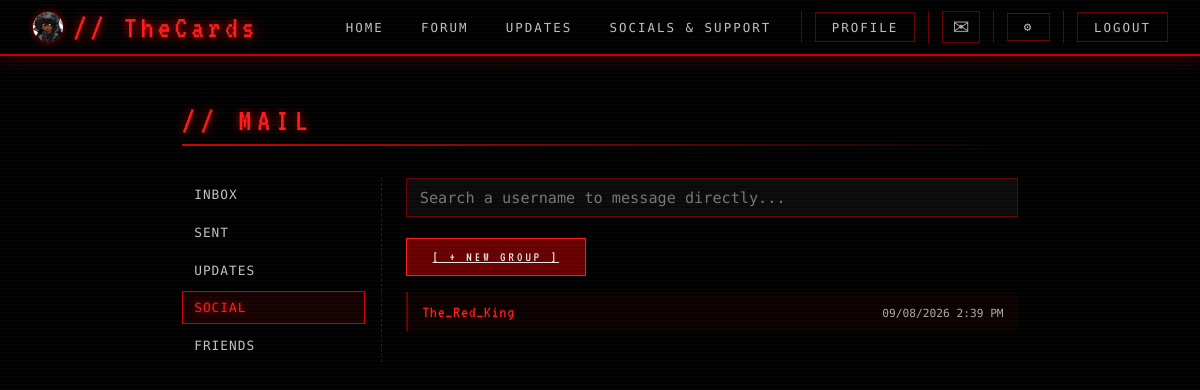
The app's page /mail/social/ (signed in), older data.
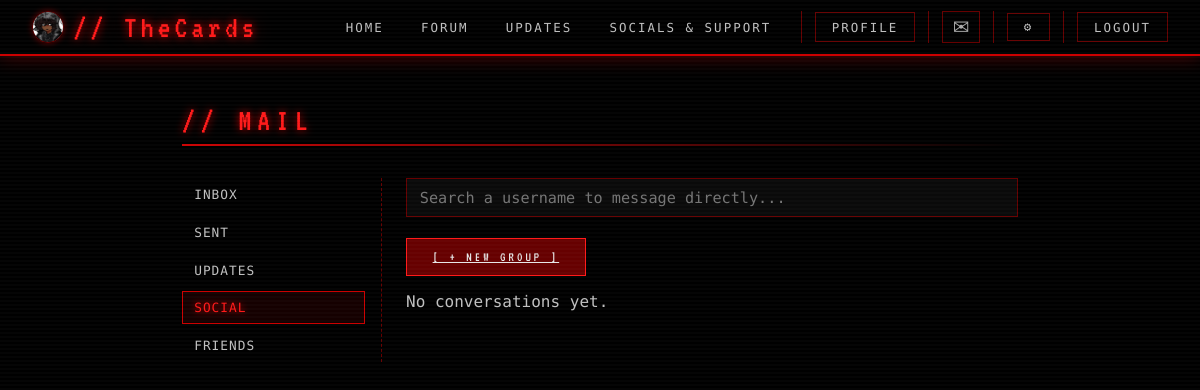
The same page, newer data.
### accounts/models.py (models this page shows, shortened)
class CustomUser(AbstractUser):
    ROLE_HACKER = 'Hacker'
    ROLE_AGENT = 'Agent'
    ROLE_ADMIN = 'Admin'
    ROLE_DIRECTOR = 'Director'
    ROLE_HIERARCHY = [ROLE_HACKER, ROLE_AGENT, ROLE_ADMIN, ROLE_DIRECTOR]
    ROLE_CHOICES = [(r, r) for r in ROLE_HIERARCHY]
    bio = models.TextField(max_length=500, blank=True)
    profile_picture = models.ImageField(upload_to='profile_pics/', blank=True, null=True)
    rank = models.CharField(max_length=50, default='Newbie')
    alias = models.CharField(max_length=12, blank=True)
    role = models.CharField(max_length=50, choices=ROLE_CHOICES, default=ROLE_AGENT)
    is_guest = models.BooleanField(default=False)
    email_verified = models.BooleanField(default=True)
    currency = models.IntegerField(default=0)
    STATUS_ONLINE = 'online'
    STATUS_OFFLINE = 'offline'
    STATUS_ACTIVE = 'active'
    STATUS_DEACTIVATED = 'deactivated'
    STATUS_CHOICES = [
        (STATUS_ONLINE, 'Online'),
        (STATUS_OFFLINE, 'Offline'),
        (STATUS_ACTIVE, 'Active'),
        (STATUS_DEACTIVATED, 'Deactivated'),
    ]
    status = models.CharField(max_length=20, choices=STATUS_CHOICES, default=STATUS_ONLINE)
    GUEST_TRIAL_DAYS = 7
    @property
    def is_director(self):
        return self.role == self.ROLE_DIRECTOR
    @property
    def is_moderator(self):
        return self.role in (self.ROLE_ADMIN, self.ROLE_DIRECTOR)

### mail/models.py (models this page shows, shortened)
class Conversation(models.Model):
    SOCIAL = 'social'
    UPDATE = 'update'
    DIRECTIVE = 'directive'
    CATEGORY_CHOICES = [
        (SOCIAL, 'Social'),
        (UPDATE, 'Update'),
        (DIRECTIVE, 'Directive'),
    ]
    category = models.CharField(max_length=10, choices=CATEGORY_CHOICES)
    is_group = models.BooleanField(default=False)
    created_by = models.ForeignKey(
        settings.AUTH_USER_MODEL, on_delete=models.CASCADE, related_name='mail_conversations_created'
    )
    created_at = models.DateTimeField(auto_now_add=True)
    last_message_at = models.DateTimeField(auto_now_add=True)
    title = models.CharField(max_length=60, blank=True)
    participants = models.ManyToManyField(
        settings.AUTH_USER_MODEL, through='ConversationParticipant', related_name='mail_conversations'
    )
    class Meta:
        ordering = ['-last_message_at']
        indexes = [models.Index(fields=['category', 'last_message_at'])]

class ConversationParticipant(models.Model):
    conversation = models.ForeignKey(Conversation, on_delete=models.CASCADE, related_name='memberships')
    user = models.ForeignKey(settings.AUTH_USER_MODEL, on_delete=models.CASCADE, related_name='mail_memberships')
    joined_at = models.DateTimeField(auto_now_add=True)
    last_read_at = models.DateTimeField(null=True, blank=True)
    class Meta:
        constraints = [
            UniqueConstraint(fields=['conversation', 'user'], name='one_participant_row_per_user'),
        ]

### mail/views.py (the view)
# urls.py: path('social/', views.mail_social, name='mail_social'),
@login_required
def mail_social(request):
    _require_mail_access(request.user)
    conversations = (
        Conversation.objects.filter(category=Conversation.SOCIAL, participants=request.user)
        .prefetch_related('memberships__user')
        .order_by('-last_message_at')
    )
    return render(request, 'mail/index.html', {
        **_sidebar_context(request.user, 'social'),
        'conversations': conversations,
    })

### mail/templatetags/mail_extras.py (called while the page is built)
@register.filter
def conversation_display_name(conversation, viewer):
    if conversation.is_group:
        return conversation.title or 'Group Chat'
    other = conversation.memberships.exclude(user=viewer).select_related('user').first()
    return other.user.username if other else 'Direct Message'

### mail/views.py (called while the page is built)
def _require_mail_access(user):
    if not user.is_authenticated or user.is_guest:
        raise PermissionDenied('Mail is not available on this account.')

def _sidebar_context(user, active):
    return {
        'active_category': active,
        'can_moderate': user.is_moderator,
    }

### mail/templates/mail/index.html (shortened to what this page needs)
{% extends "base.html" %}
{% load mail_extras %}
{% block content %}
<div class="section-label">// {% if active_category == 'directives' %}DIRECTIVE{% else %}MAIL{% endif %}</div>
<div class="section-divider"></div>
<div class="mail-layout{% if open_conversation.is_group %} has-members{% endif %}">
  {% include "mail/_sidebar.html" %}
  <div class="mail-main">
    {% if active_category == 'social' %}
      {% if open_conversation %}
        {% with partner=open_conversation|dm_partner:user %}
        <div class="conversation-header">
          <span class="conversation-title-group">
            {% if partner %}
              <a href="{% url 'user_profile' partner.username %}" title="View {{ partner.username }}'s profile">
                {% if partner.profile_picture %}
                  <img src="{{ partner.profile_picture.url }}" alt="" class="conversation-avatar">
                {% else %}
                  <span class="conversation-avatar conversation-avatar-blank">?</span>
                {% endif %}
              </a>
            {% endif %}
            <span class="conversation-title">{{ open_conversation|conversation_display_name:user }}</span>
          </span>
          <a href="{% url 'mail_social' %}" class="conversation-back">[ BACK ]</a>
        </div>
        {% endwith %}
        <div class="message-bubble-list">
          {% for message in thread_messages %}
          <div class="message-bubble {% if message.sender_id == user.id %}mine{% else %}theirs{% endif %}">
            <div class="message-bubble-meta">
              <span class="message-sender">{{ message.sender.username }}</span>
              <span>{{ message.created_at|date:"m/d/Y g:i A" }}</span>
              {% if message.sender_id != user.id %}
              {% include "_dots_menu.html" with target_type="message" target_id=message.id target_username=message.sender.username show_report=True show_friend=True show_mute=True show_message=False show_block=True %}
              {% endif %}
            </div>
            {% if message.shared_post_id %}
              {% if message.shared_post %}
              <div class="shared-post-embed">
                <div class="shared-post-author">// {{ message.shared_post.author.username }}</div>
                <div>{{ message.shared_post.body|safe|truncatewords_html:40 }}</div>
              </div>
              {% else %}
              <div class="shared-post-embed unavailable">This post is no longer available.</div>
              {% endif %}
            {% endif %}
            {% if message.body %}<div class="message-body">{{ message.body|safe }}</div>{% endif %}
            {% if message.media %}
              {% if message.media_is_video %}
              <video src="{{ message.media.url }}" controls></video>
              {% else %}
              <img src="{{ message.media.url }}" alt="">
              {% endif %}
            {% endif %}
            {% if message.gif_url %}<img src="{{ message.gif_url }}" alt="GIF">{% endif %}
          </div>
          {% empty %}
          <div class="empty-feed">No messages yet - say hello.</div>
          {% endfor %}
        </div>
        {% include "mail/_compose.html" %}
        {% include "mail/_compose_scripts.html" %}
      {% else %}
        <div class="social-dm-search">
          <input type="text" id="social-dm-search-input" class="recipient-search-input" placeholder="Search a username to message directly...">
        </div>
        <div style="margin-bottom: 1rem;">
          <a href="{% url 'mail_group_new' %}" class="donate-btn" style="font-size: 0.85rem;">[ + NEW GROUP ]</a>
        </div>
        {% for conversation in conversations %}
        <a href="{% url 'mail_social_thread' conversation.id %}" class="thread-list-item">
          <div class="thread-list-main">
            <span class="thread-sender">{{ conversation|conversation_display_name:user }}</span>
          </div>
          <span class="thread-date">{{ conversation.last_message_at|date:"m/d/Y g:i A" }}</span>
        </a>
        {% empty %}
        <div class="empty-feed">No conversations yet.</div>
        {% endfor %}
      {% endif %}
    {% endif %}
  </div>
</div>
{% endblock %}

### accounts/templates/base.html (shortened to what this page needs)
<!DOCTYPE html>
<html lang="en">
<head>
</head>
<body>
<nav>
  <a href="{% url 'home' %}" class="nav-logo">{% if user.is_authenticated and user.profile_picture %}<img src="{{ user.profile_picture.url }}" alt="" class="nav-avatar">{% endif %}// {% if user.is_authenticated %}{{ user.username }}{% else %}UnknownUser{% endif %}</a>
  <ul class="nav-links">
    <li><a href="{% url 'home' %}">HOME</a></li>
    <li><a href="{% url 'forum' %}"{% if request.resolver_match.url_name == 'forum' %} class="active"{% endif %}>FORUM</a></li>
    <li><a href="{% url 'home' %}?page=updates">UPDATES</a></li>
    <li><a href="{% url 'home' %}?page=socials">SOCIALS &amp; SUPPORT</a></li>
    {% if user.is_authenticated %}
    <li class="nav-auth-link"><a href="{% url 'profile' %}"{% if request.resolver_match.url_name == 'profile' or request.resolver_match.url_name == 'user_profile' %} class="active"{% endif %}>PROFILE</a></li>
    {% include "_nav_mail_icons.html" %}
    <li class="nav-auth-link">
      <form action="{% url 'logout' %}" method="post" style="display:inline;" onsubmit="return confirm('Are you sure you WANT to logout?');">
        <button type="submit" class="nav-logout-btn">LOGOUT</button>
      </form>
    </li>
    {% else %}
    <li class="nav-auth-link"><a href="{% url 'login' %}">LOGIN</a></li>
    <li class="nav-auth-link"><a href="{% url 'register' %}">REGISTER</a></li>
    {% endif %}
  </ul>
</nav>
<main class="page-main">
  {% block content %}{% endblock %}
</main>
</body>
</html>

### accounts/templates/_nav_mail_icons.html (shortened to what this page needs)
{% if user.is_authenticated and not user.is_guest %}
<li class="nav-auth-link nav-icon-wrap">
  <button type="button" class="nav-icon-btn" id="mail-nav-trigger" aria-label="Mail">
    &#9993;{% if unread_mail_count %}<span class="nav-icon-badge"></span>{% endif %}
  </button>
</li>
<li class="nav-auth-link nav-icon-wrap">
  <a href="{% url 'settings_page' %}" class="nav-icon-btn" aria-label="Settings">&#9881;</a>
</li>
{% endif %}

### mail/templates/mail/_sidebar.html (shortened to what this page needs)
<div class="mail-sidebar">
  <a href="{% url 'mail_inbox' %}" class="mail-category{% if active_category == 'inbox' %} active{% endif %}">Inbox</a>
  <a href="{% url 'mail_sent' %}" class="mail-category{% if active_category == 'sent' %} active{% endif %}">Sent</a>
  <a href="{% url 'mail_updates' %}" class="mail-category{% if active_category == 'updates' %} active{% endif %}">Updates</a>
  <a href="{% url 'mail_social' %}" class="mail-category{% if active_category == 'social' %} active{% endif %}">Social</a>
  <a href="{% url 'mail_friends' %}" class="mail-category{% if active_category == 'friends' %} active{% endif %}">Friends</a>
</div>

### accounts/templates/base.html (style rules this page uses)
:root { --black: #0a0a0a; --deep-black: #000000; --red: #cc0000; --red-bright: #ff1a1a; --red-dim: #660000; --silver: #c0c0c0; --white: #e8e8e8; --dim-white: #aaaaaa; --scan-line: rgba(255,255,255,0.02); }
*, *::before, *::after { box-sizing: border-box; margin: 0; padding: 0; }
html { scroll-behavior: smooth; }
body { background: var(--deep-black); color: var(--silver); font-family: 'Share Tech Mono', monospace; min-height: 100vh; padding-top: 56px; }
body::before { content: ''; position: fixed; inset: 0; background: repeating-linear-gradient(0deg, transparent, transparent 2px, var(--scan-line) 2px, var(--scan-line) 4px); pointer-events: none; z-index: 9999; }
nav { position: fixed; top: 0; left: 0; right: 0; z-index: 1000; background: rgba(0,0,0,0.92); border-bottom: 2px solid var(--red); display: flex; align-items: center; justify-content: space-between; padding: 0 2rem; height: 56px; box-shadow: 0 0 20px rgba(204,0,0,0.4); }
.nav-logo { display: flex; align-items: center; gap: 0.6rem; font-family: 'VT323', monospace; font-size: 2rem; color: var(--red-bright); text-shadow: 0 0 8px var(--red), 0 0 20px var(--red-dim); letter-spacing: 4px; text-decoration: none; animation: flicker 6s infinite; }
.nav-avatar { width: 32px; height: 32px; border-radius: 50%; object-fit: cover; border: 1px solid var(--red-dim); box-shadow: 0 0 6px var(--red-dim); flex-shrink: 0; }
.nav-links { display: flex; gap: 0.2rem; list-style: none; }
.nav-links li { display: flex; align-items: center; }
.nav-links li a { font-family: 'Share Tech Mono', monospace; font-size: 0.78rem; color: var(--silver); text-decoration: none; letter-spacing: 2px; text-transform: uppercase; padding: 0.4rem 1rem; border: 1px solid transparent; transition: all 0.2s; position: relative; }
.nav-auth-link { margin-left: 0.6rem; padding-left: 0.8rem; border-left: 1px solid var(--red-dim); }
.nav-auth-link a, .nav-auth-link button.nav-logout-btn { border-color: var(--red-dim) !important; }
.nav-logout-btn { font-family: 'Share Tech Mono', monospace; font-size: 0.78rem; color: var(--silver); background: none; letter-spacing: 2px; text-transform: uppercase; padding: 0.4rem 1rem; border: 1px solid transparent; cursor: pointer; transition: all 0.2s; }
main.page-main { max-width: 900px; margin: 0 auto; padding: 3rem 2rem 5rem; }
.section-label { font-family: 'VT323', monospace; font-size: 2rem; color: var(--red-bright); letter-spacing: 6px; text-transform: uppercase; margin-bottom: 0.5rem; text-shadow: 0 0 8px var(--red); }
.section-divider { height: 2px; background: linear-gradient(90deg, var(--red), transparent); margin-bottom: 2rem; }
input[type="text"], input[type="email"], input[type="password"], input[type="file"], input[type="url"], textarea { width: 100%; background: var(--black); border: 1px solid var(--red-dim); color: var(--white); padding: 0.6rem 0.8rem; font-family: 'Share Tech Mono', monospace; font-size: 0.95rem; }
.donate-btn, button.action-btn { display: inline-block; background: var(--red-dim); border: 1px solid var(--red-bright); color: var(--white); font-family: 'VT323', monospace; letter-spacing: 3px; padding: 0.7rem 1.6rem; font-size: 1.1rem; cursor: pointer; text-transform: uppercase; transition: background 0.2s; }

### mail/templates/mail/index.html (style rules this page uses)
.mail-layout { display: grid; grid-template-columns: 200px minmax(0,1fr); gap: 1.5rem; align-items: start; }
.mail-sidebar { display: flex; flex-direction: column; gap: 0.3rem; border-right: 1px dashed var(--red-dim); padding-right: 1rem; }
.mail-category { font-family: 'Share Tech Mono', monospace; font-size: 0.8rem; letter-spacing: 1px; text-transform: uppercase; color: var(--silver); text-decoration: none; padding: 0.5rem 0.7rem; border: 1px solid transparent; }
.mail-category:hover, .mail-category.active { color: var(--red-bright); border-color: var(--red); background: rgba(204,0,0,0.1); text-shadow: 0 0 6px var(--red); }
.recipient-search-input { width: 100%; }
.social-dm-search { margin-bottom: 1rem; }

### accounts/templates/_nav_mail_icons.html (style rules this page uses)
.nav-icon-wrap { position: relative; }
.nav-icon-btn { background: none; border: 1px solid var(--red-dim); cursor: pointer; text-decoration: none; display: inline-block; min-width: 2.4rem; text-align: center; font-size: 1.25rem; line-height: 1; color: var(--dim-white); padding: 0.3rem 0.5rem; position: relative; box-sizing: border-box; transition: color 0.2s, text-shadow 0.2s, border-color 0.2s, background 0.2s; }

Row changes from the older to the newer data that the page shows:
removed Conversation: is_group+id "The_Red_King", last_message_at "09/08/2026 2:39 PM"
Text that changed along with them:
text now shown: "No conversations yet."
